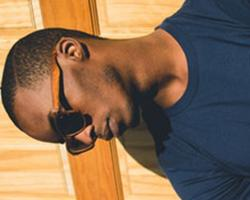
#> input picture csc181/assignments/4_images/stephen_derenski/images/aluoohqj.jpg, 250 x 200 px; its folder holds only this picture in this run
$ python manipulate_images.py
#> lines starting #> are read from the running program, lines starting #| are printed output that depends on the picture
import os

from PIL import Image, ImageOps

# Setup Paths
file_path = os.path.dirname(os.path.realpath(__file__))
source_path = os.path.join(file_path, 'images')
dest_path = os.path.join(file_path, 'new_images')

# Create the directory if it doesn't exist
if not os.path.isdir(dest_path):
    print("Creating folder: {}".format(dest_path))
    os.makedirs(dest_path)

def main():
    for count, filename in enumerate(os.listdir(source_path)):
        # Getting path
        image = Image.open(os.path.join(source_path, filename))
#> image is the input picture: PIL image 250x200 RGB; mean R, G, B 133.4, 106.7, 83.1
        # Rotating
        image = image.rotate(-90)
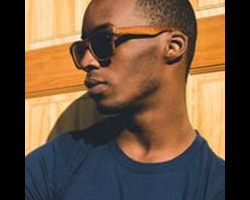
#> image: PIL image 250x200 RGB; mean R, G, B 110.2, 85.4, 64.2
        # Cropping image
        image = image.crop((25,0, 225, 200))
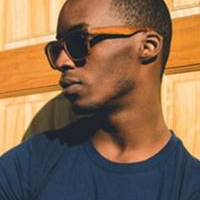
#> image: PIL image 200x200 RGB; mean R, G, B 137.7, 106.7, 80.3
        # Resizing Image
        image = image.resize((75,75))
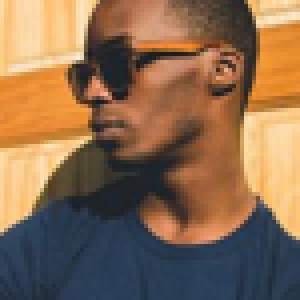
#> image: PIL image 75x75 RGB (shown 4 times larger); mean R, G, B 137.7, 106.7, 80.2
        # grayscale
        image = ImageOps.grayscale(image)
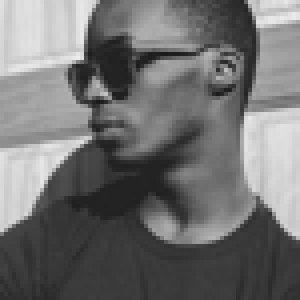
#> image: PIL image 75x75 L (shown 4 times larger); min 27, max 237, mean 113

        dstName = f"pic{str(count + 1).zfill(4)}.png"
        image.save(os.path.join(dest_path, dstName))

if __name__ == '__main__':
    main()

$ run again, on csc181/assignments/4_images/stephen_derenski/images/gcqrdyr.jpg
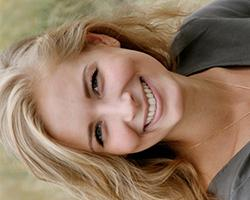
#> input picture csc181/assignments/4_images/stephen_derenski/images/gcqrdyr.jpg, 250 x 200 px
#> in main, image is the input picture: PIL image 250x200 RGB; mean R, G, B 145.3, 118.5, 96.1
#> in main, `image = image.resize((75,75))`:
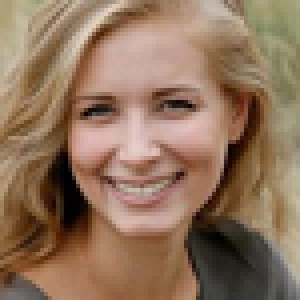
#> image: PIL image 75x75 RGB (shown 4 times larger); mean R, G, B 144.6, 115.4, 92.4
#> in main, `image = ImageOps.grayscale(image)`:
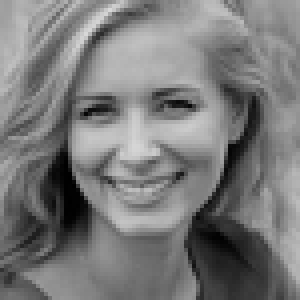
#> image: PIL image 75x75 L (shown 4 times larger); min 0, max 216, mean 121.5

$ run again, on csc181/assignments/4_images/stephen_derenski/images/gfhix.jpg
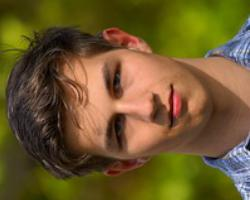
#> input picture csc181/assignments/4_images/stephen_derenski/images/gfhix.jpg, 250 x 200 px
#> in main, image is the input picture: PIL image 250x200 RGB; mean R, G, B 108.5, 88.1, 44.2
#> in main, `image = image.resize((75,75))`:
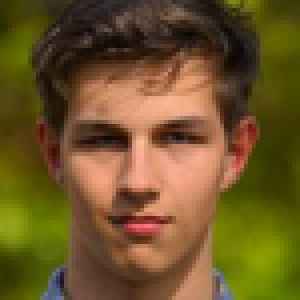
#> image: PIL image 75x75 RGB (shown 4 times larger); mean R, G, B 110.2, 86.2, 40.2
#> in main, `image = ImageOps.grayscale(image)`:
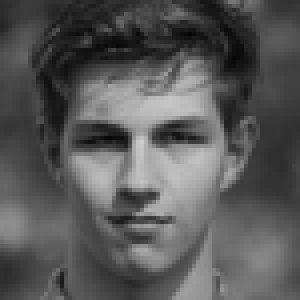
#> image: PIL image 75x75 L (shown 4 times larger); min 6, max 205, mean 88.2

$ run again, on csc181/assignments/4_images/stephen_derenski/images/glhmsy.jpg
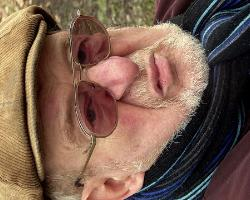
#> input picture csc181/assignments/4_images/stephen_derenski/images/glhmsy.jpg, 250 x 200 px
#> in main, image is the input picture: PIL image 250x200 RGB; mean R, G, B 120.9, 93.4, 78.6
#> in main, `image = image.resize((75,75))`:
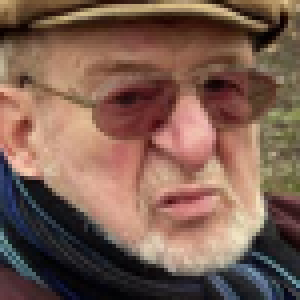
#> image: PIL image 75x75 RGB (shown 4 times larger); mean R, G, B 124.1, 94.4, 80.9
#> in main, `image = ImageOps.grayscale(image)`:
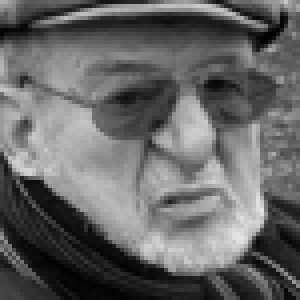
#> image: PIL image 75x75 L (shown 4 times larger); min 1, max 230, mean 101.7

$ run again, on csc181/assignments/4_images/stephen_derenski/images/cqtebp.jpg
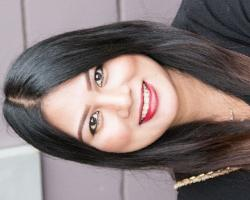
#> input picture csc181/assignments/4_images/stephen_derenski/images/cqtebp.jpg, 250 x 200 px
#> in main, image is the input picture: PIL image 250x200 RGB; mean R, G, B 132.8, 119.3, 118.5
#> in main, `image = ImageOps.grayscale(image)`:
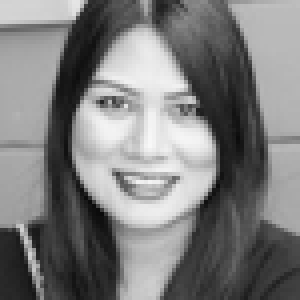
#> image: PIL image 75x75 L (shown 4 times larger); min 10, max 248, mean 125
